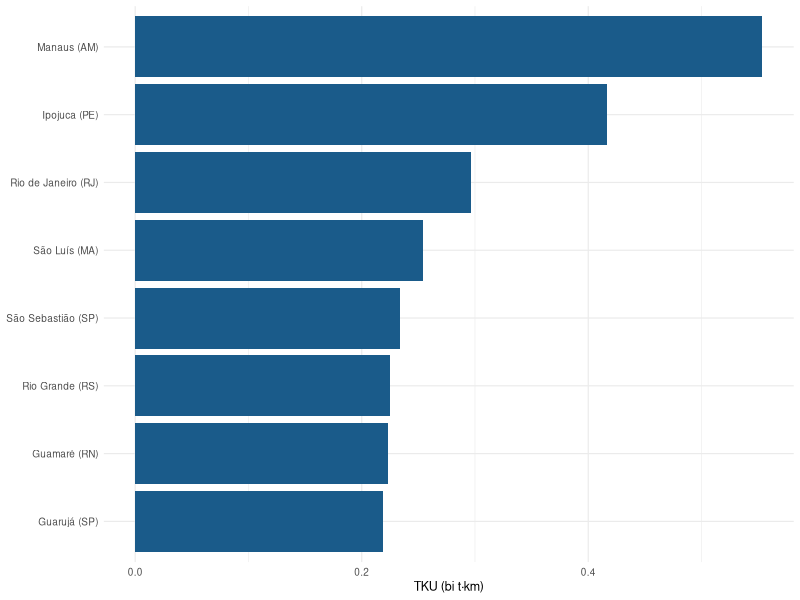

This chart was generated by the following R code:
## ---- chunk 1
library(dplyr)
library(stringr)
library(readxl)
## ---- chunk 2
# no desenvolvimento; quando renderizado, `params` vem do YAML
if (!exists("params")) params <- list(municipio = "Paranaguá", uf = "PR", ano = 2025)

params$municipio
## ---- chunk 3
colunas <- c("ano", "perfil", "sh2",
             "pais_origem", "uf_origem", "cidade_origem", "instalacao_origem",
             "pais_destino", "uf_destino", "cidade_destino", "instalacao_destino",
             "tku")

cabotagem <- read_excel("dados/cabotagem_tku_2025.xlsx", na = c("", "-"))
names(cabotagem) <- colunas

cabotagem <- cabotagem |>
  mutate(across(where(is.character), str_squish)) |>
  filter(tku > 0)

dados_muni <- cabotagem |>
  filter(cidade_destino == params$municipio, uf_destino == params$uf)

resumo <- dados_muni |>
  summarise(
    ligacoes = n(),
    tku_bi = sum(tku) / 1e9,
    perfis = n_distinct(perfil),
    origens = n_distinct(paste(cidade_origem, uf_origem))
  )

resumo |> knitr::kable()
## ---- chunk 4
#| label: fig-param
#| fig-cap: "Origens do TKU recebido pelo município"
#| fig-height: 3.6
library(ggplot2)

dados_muni |>
  mutate(origem = if_else(is.na(cidade_origem), "ZEE/Plataforma",
                          paste0(cidade_origem, " (", uf_origem, ")"))) |>
  summarise(tku_bi = sum(tku) / 1e9, .by = origem) |>
  slice_max(tku_bi, n = 8) |>
  ggplot(aes(tku_bi, reorder(origem, tku_bi))) +
  geom_col(fill = "#1a5b8a") +
  labs(x = "TKU (bi t·km)", y = NULL) +
  theme_minimal(base_size = 9)
